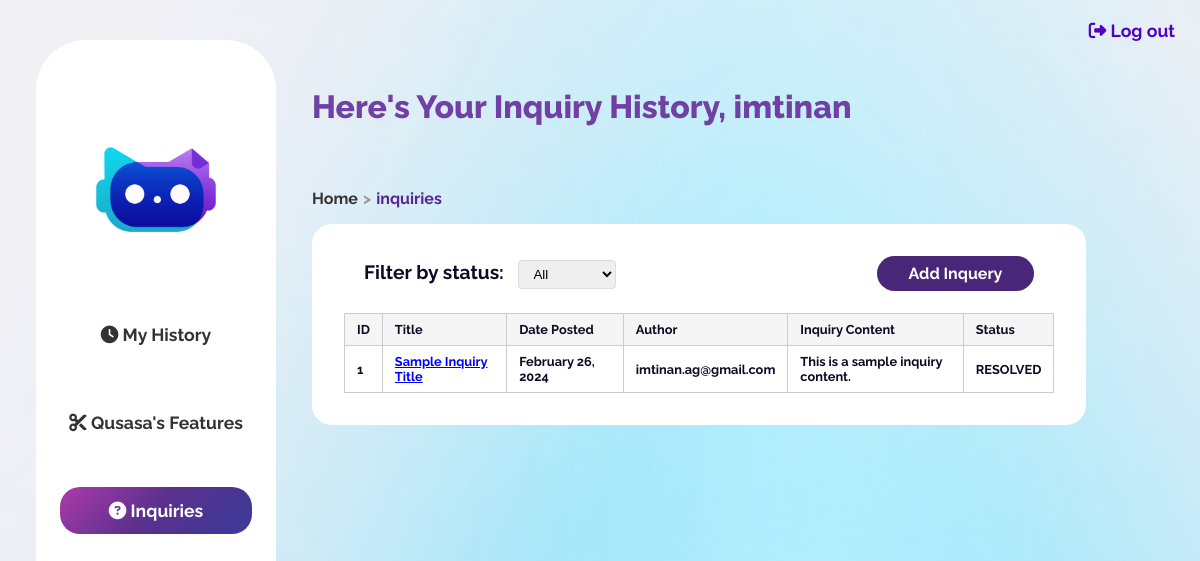
Before: /user_inquiries/ (signed in) with the older database file.
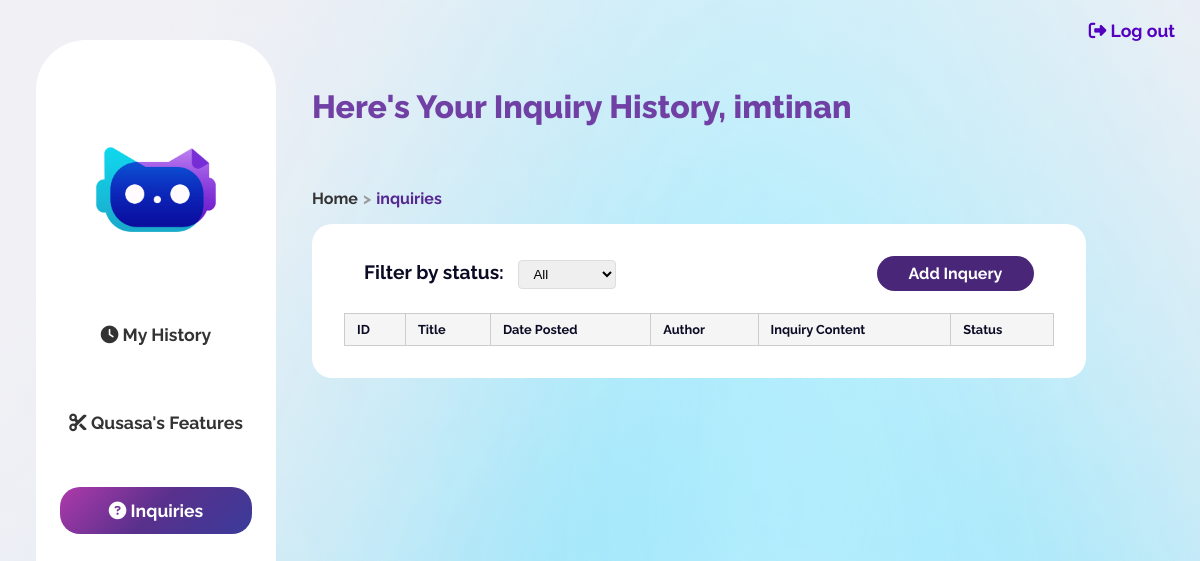
After: the same page with the newer database file.
### qusasa/models.py (models this page shows)
class Inquiry(models.Model):
    title= models.CharField(max_length=1000)
    InqContent=models.TextField()
    RepContent=models.TextField()
    status = models.CharField(max_length=20, choices=STATUS_CHOICES)
    date_posted=models.DateTimeField(auto_now_add=True)
    date_resolved=models.DateTimeField(null=True, blank=True)
    author= models.ForeignKey(settings.AUTH_USER_MODEL, on_delete=models.CASCADE)

class CustomUser(AbstractUser):
    username = None  # remove the username field
    email = models.EmailField(unique=True, verbose_name='email address')
    USERNAME_FIELD = 'email'
    REQUIRED_FIELDS = ['first_name', 'last_name']  # removes email from REQUIRED_FIELDS
    is_verified = models.BooleanField(default=False)
    email_confirmation_code = models.CharField(max_length=30, blank=True, null=True)
    objects = CustomUserManager()

### qusasa/views/auth_views.py (the view)
# urls.py: path('user_inquiries/', views.user_inquiries_view, name='user_inquiries'),
def user_inquiries_view(request):
    user_inquiries = Inquiry.objects.filter(author=request.user)
    context = {
        'posts': user_inquiries
    }
    return render(request, 'qusasa/user_inquiries.html', context)

### qusasa/backend.py (called while the page is built)
    def get_user(self, user_id):
        UserModel = get_user_model()
        try:
            return UserModel.objects.get(pk=user_id)
        except UserModel.DoesNotExist:
            return None

### qusasa/templates/qusasa/user_inquiries.html (shortened to what this page needs)
{% load static %}
{% load custom_filters %}
<!DOCTYPE html>
<html lang="en">
<head>
    <link rel="stylesheet" href="{% static 'qusasa/css/admin.css' %}">
    <link rel="stylesheet" href="{% static 'qusasa/css/base.css' %}">
</head>
<body>
    <a class="log-out" href="{% url 'logout' %}"><i class="fa-solid fa-right-from-bracket"></i>  Log out</a>
      {% include 'side_nav.html' %}
    <div class="content">
        <div class="welcome">
          Here's Your Inquiry History, {{ user.first_name }}
        </div>
        <ul class="breadcrumbs">
          <li><a href="{% url 'base' %}" {% if request.resolver_match.url_name == 'base' %} id="current" {% endif %}> Home</a></li>
          <li><a href="{% url 'user_inquiries' %}" {% if request.resolver_match.url_name == 'user_inquiries' %} id="current" {% endif %} > inquiries</a></li>
      </ul>
        <div class="history">
        <article class="media content-section">
          <div class="controls-container">
          <div class="status-filter">
            <label for="statusFilter">Filter by status:</label>
            <select id="statusFilter" onchange="filterStatus()">
                <option value="all">All</option>
            </select>
          </div>
          <div class="results">
            <div class="object-tools">
              <li>
                <a href="{% url 'add_inquiry'%}" class="addlink">
                  Add Inquery
                </a>
              </li>
            </div>
            <br>
          </div>        </div>
            <table id="result_list">
              <thead>
                <tr>
                  <th scope="col">ID</th>
                  <th scope="col">Title</th>
                  <th scope="col">Date Posted</th>
                  <th scope="col">Author</th>
                  <th scope="col">Inquiry Content</th>
                  <th scope="col">Status</th>
                </tr>
              </thead>
              <tbody>
                {% for post in posts %}
                <tr>
                  <td>{{ post.id}}</td>
                  <td><a href="{% url 'user_display_inquiry' post.id %}" style="color: blue; text-decoration: underline;">{{ post.title }}</a></td>
                  <td>{{ post.date_posted|date:"F d, Y" }}</td>
                  <td>{{ post.author }}</td>
                  <td>{{ post.InqContent }}</td>
                  <td>{{ post.status }}</td>
                </tr>
                {% endfor %}
              </tbody>
            </table>
          </div>
        </div>
</body>
</html>

Changed rows visible on the page:
removed Inquiry: id "1", title "Sample Inquiry Title", date_posted "February 26, 2024", author "imtinan.ag@gmail.com", InqContent "This is a sample inquiry content.", status "RESOLVED"
